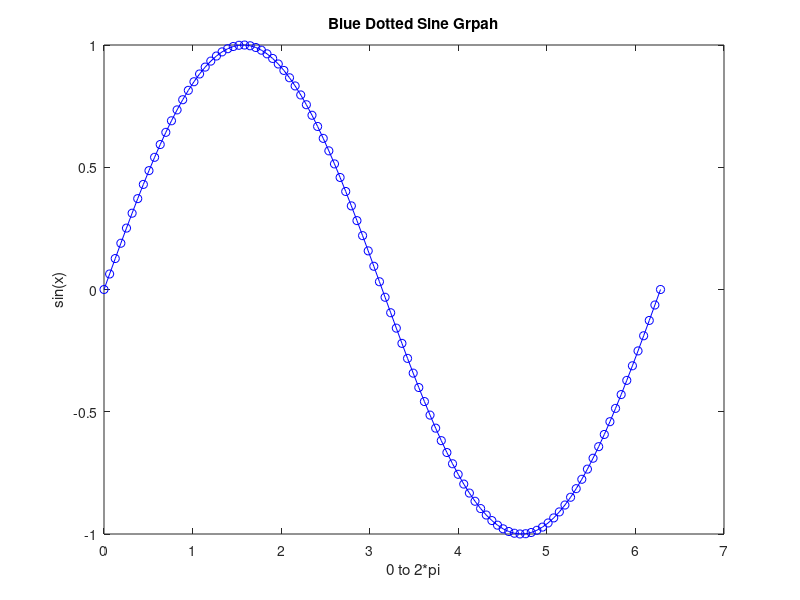

Here is the MATLAB script that generated this plot:
clear all;
close all;
x=linspace(0,2*pi,100);
plot(x,sin(x),"bo-")
xlabel("0 to 2*pi")
ylabel("sin(x)")
title("Blue Dotted Sine Grpah")